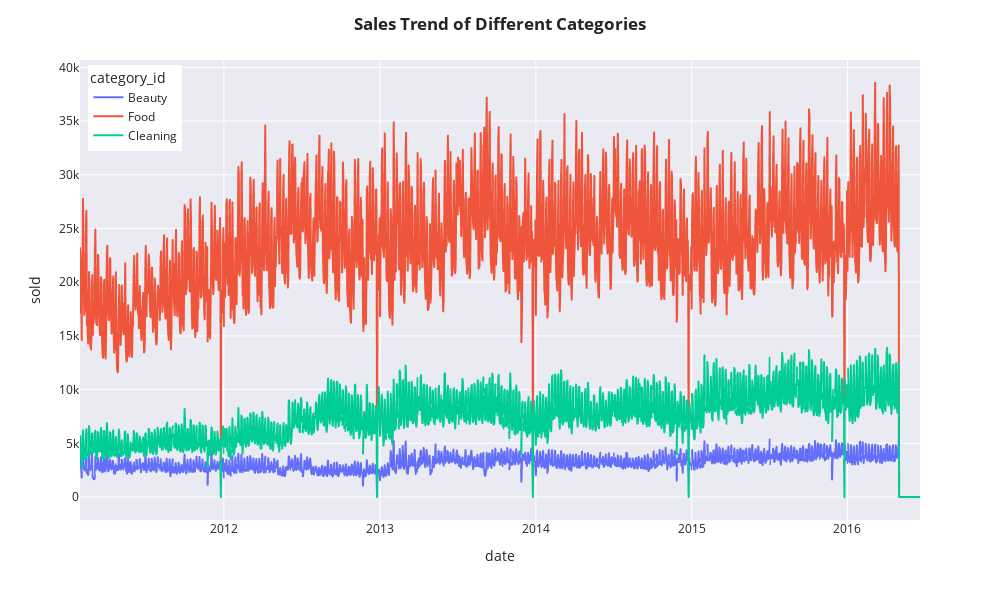

Notebook source saved alongside this figure:
### Code cell
temp = df.groupby(['category_id','date'])['sold'].sum().reset_index().sort_values('date')
fig = px.scatter(temp, x=temp['date'],template="seaborn",
                 y=temp['sold'],color_discrete_sequence=px.colors.qualitative.Plotly,
                 color='category_id', height =600, width = 1000)

layout = dict(
    title_text = "<b> Sales Trend of Different Categories </b>",
    font=dict(size=12),
    title_x = 0.5)
fig.update_traces(mode = 'lines')
fig.update_layout(layout, legend=dict(
    yanchor="top",
    y=0.99,
    xanchor="left",
    x=0.01
))
fig.show()

### Figure 1 — Plotly figure (JSON) as saved in the notebook; plotly's stock layout.template omitted (floating-point values rounded to 4 significant figures; data arrays with more than 128 entries replaced by an {"elided": "..."} marker saying what was removed)
{"data": [{"hovertemplate": "category_id=Beauty<br>date=%{x}<br>sold=%{y}<extra></extra>", "legendgroup": "Beauty", "marker": {"color": "#636EFA", "symbol": "circle"}, "mode": "lines", "name": "Beauty", "showlegend": true, "type": "scattergl", "x": {"elided": "1969 str values"}, "xaxis": "x", "y": {"elided": "1969 int values"}, "yaxis": "y"}, {"hovertemplate": "category_id=Food<br>date=%{x}<br>sold=%{y}<extra></extra>", "legendgroup": "Food", "marker": {"color": "#EF553B", "symbol": "circle"}, "mode": "lines", "name": "Food", "showlegend": true, "type": "scattergl", "x": {"elided": "1969 str values"}, "xaxis": "x", "y": {"elided": "1969 int values"}, "yaxis": "y"}, {"hovertemplate": "category_id=Cleaning<br>date=%{x}<br>sold=%{y}<extra></extra>", "legendgroup": "Cleaning", "marker": {"color": "#00CC96", "symbol": "circle"}, "mode": "lines", "name": "Cleaning", "showlegend": true, "type": "scattergl", "x": {"elided": "1969 str values"}, "xaxis": "x", "y": {"elided": "1969 int values"}, "yaxis": "y"}], "layout": {"font": {"size": 12}, "height": 600, "legend": {"title": {"text": "category_id"}, "tracegroupgap": 0, "x": 0.01, "xanchor": "left", "y": 0.99, "yanchor": "top"}, "margin": {"t": 60}, "title": {"text": "<b> Sales Trend of Different Categories </b>", "x": 0.5}, "width": 1000, "xaxis": {"anchor": "y", "domain": [0, 1], "title": {"text": "date"}}, "yaxis": {"anchor": "x", "domain": [0, 1], "title": {"text": "sold"}}}}
